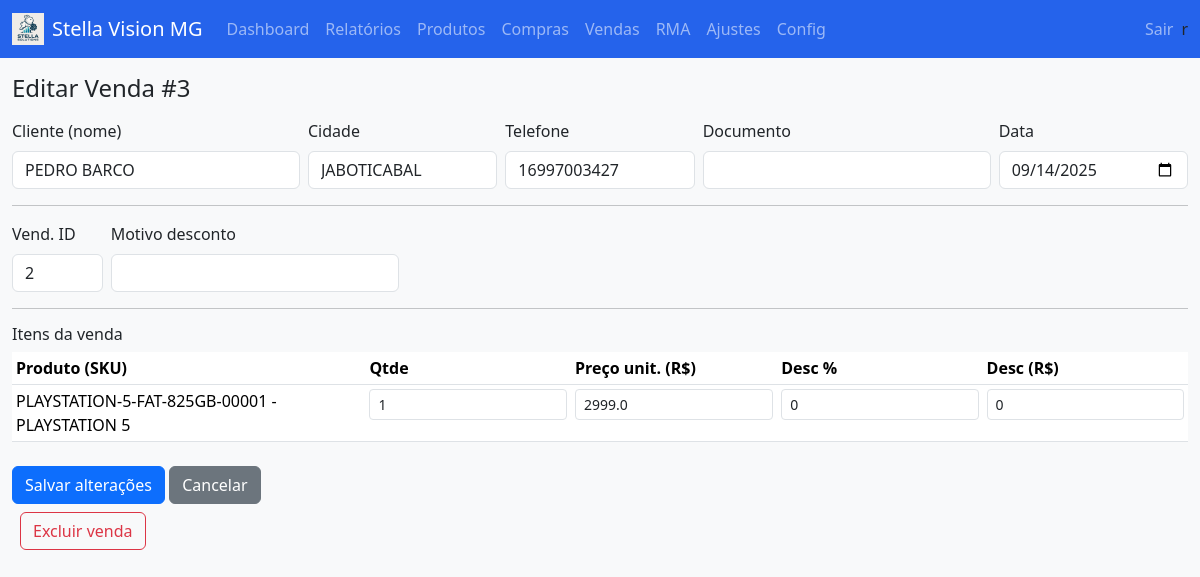
The page /vendas/3/edit (signed in) on the database its author committed.
### tables this page shows
CREATE TABLE sales(
  id INTEGER PRIMARY KEY AUTOINCREMENT,
  data TEXT, customer_id INTEGER, vendedor_id INTEGER,
  desconto_valor_total REAL, desconto_pct_total REAL,
  motivo_desconto TEXT, pin_aprovacao TEXT, cidade_snapshot TEXT,
  FOREIGN KEY(customer_id) REFERENCES customers(id),
  FOREIGN KEY(vendedor_id) REFERENCES users(id)
);

CREATE TABLE customers(
  id INTEGER PRIMARY KEY AUTOINCREMENT,
  nome TEXT NOT NULL,
  cidade TEXT, telefone TEXT, email TEXT, doc TEXT
);

CREATE TABLE sale_items(
  id INTEGER PRIMARY KEY AUTOINCREMENT,
  sale_id INTEGER, product_id INTEGER, qtde INTEGER,
  preco_lista_snap REAL, preco_unit REAL,
  desconto_valor REAL, desconto_pct REAL,
  custo_snap REAL,
  FOREIGN KEY(sale_id) REFERENCES sales(id),
  FOREIGN KEY(product_id) REFERENCES products(id)
);

CREATE TABLE products(
  id INTEGER PRIMARY KEY AUTOINCREMENT,
  sku TEXT UNIQUE NOT NULL,
  nome TEXT NOT NULL,
  categoria TEXT,
  plataforma TEXT, modelo TEXT, capacidade TEXT, cor TEXT, regiao TEXT, condicao TEXT,
  preco_lista REAL DEFAULT 0,
  custo_base REAL,
  estoque_minimo INTEGER DEFAULT 0,
  estoque_atual INTEGER DEFAULT 0,
  created_at TEXT, updated_at TEXT
, supplier_id INTEGER REFERENCES suppliers(id));

### app.py (the view, shortened to what this page needs)
@app.route("/vendas/<int:sale_id>/edit", methods=["GET", "POST"])
def venda_edit(sale_id):
    with conn() as c:
        sale = c.execute("SELECT * FROM sales WHERE id=?", (sale_id,)).fetchone()
        if not sale:
            flash("Venda não encontrada", "danger")
            return redirect(url_for("vendas"))
        cust = None
        if sale["customer_id"]:
            cust = c.execute("SELECT * FROM customers WHERE id=?", (sale["customer_id"],)).fetchone()
        items = c.execute(
            """
            SELECT
              si.id,
              si.sale_id,
              si.product_id,
              si.qtde,
              si.preco_unit,
              si.desconto_pct,
              si.desconto_valor,
              p.sku,
              p.nome AS produto
            FROM sale_items si
            JOIN products p ON p.id = si.product_id
            WHERE si.sale_id = ?
            ORDER BY si.id
            """,
            (sale_id,),
        ).fetchall()
    return render_template(
        "venda_editar.html",
        sale=sale,
        cliente=cust,
        items=items,
    )

### app.py (called while the page is built)
@app.before_request
def require_login():
    exempt = {"login", "logout", "dev_sku", "_dev_routes"}
    endpoint = request.endpoint or ""
    g.user_id = session.get("user_id")
    if endpoint in exempt or endpoint.startswith("static"):
        return
    if g.user_id is None:
        return redirect(url_for("login"))

def conn():
    c = sqlite3.connect(DB_PATH)
    c.row_factory = sqlite3.Row
    return c

@app.context_processor
def inject_helpers():
    def q_toggle_top(metric):
        args = request.args.to_dict()
        args["top"] = metric
        return "&".join([f"{k}={v}" for k,v in args.items()])
    return {"br_money": br_money, "q_toggle_top": q_toggle_top}

@app.context_processor
def inject_env_flag():
    return {"IS_DEV": os.environ.get("PORT") == "5001"}

### templates/venda_editar.html
{% extends "base.html" %}
{% block content %}
<h4 class="mb-3">Editar Venda #{{ sale.id }}</h4>
<form method="post">
  <div class="row g-2">
    <div class="col-md-3">
      <label class="form-label">Cliente (nome)</label>
      <input name="cliente_nome" class="form-control" required value="{{ cliente.nome if cliente else '' }}">
    </div>
    <div class="col-md-2">
      <label class="form-label">Cidade</label>
      <input name="cliente_cidade" class="form-control" value="{{ cliente.cidade if cliente else '' }}">
    </div>
    <div class="col-md-2">
      <label class="form-label">Telefone</label>
      <input name="cliente_telefone" class="form-control" value="{{ cliente.telefone if cliente else '' }}">
    </div>
    <div class="col-md-3">
      <label class="form-label">Documento</label>
      <input name="cliente_doc" class="form-control" value="{{ cliente.doc if cliente else '' }}">
    </div>
    <div class="col-md-2">
      <label class="form-label">Data</label>
      <input type="date" name="data" class="form-control" required value="{{ sale.data }}">
    </div>
  </div>
  <hr>
  <div class="row g-2">
    <div class="col-md-1">
      <label class="form-label">Vend. ID</label>
      <input type="number" name="vendedor_id" class="form-control" value="{{ sale.vendedor_id or '' }}">
    </div>
    <div class="col-md-3">
      <label class="form-label">Motivo desconto</label>
      <input name="motivo_desconto" class="form-control" value="{{ sale.motivo_desconto or '' }}">
    </div>
  </div>
  <hr>
  <h6>Itens da venda</h6>
  <table class="table table-sm">
    <thead>
      <tr>
        <th>Produto (SKU)</th>
        <th>Qtde</th>
        <th>Preço unit. (R$)</th>
        <th>Desc %</th>
        <th>Desc (R$)</th>
      </tr>
    </thead>
    <tbody>
      {% for it in items %}
      <tr>
        <td>{{ it.sku }} - {{ it.produto }}</td>
        <td>
          <input type="number" name="item_{{ loop.index0 }}_qtde" class="form-control form-control-sm" value="{{ it.qtde }}">
        </td>
        <td>
          <input type="number" step="0.01" name="item_{{ loop.index0 }}_preco_unit" class="form-control form-control-sm" value="{{ it.preco_unit }}">
        </td>
        <td>
          <input type="number" step="0.01" name="item_{{ loop.index0 }}_desconto_pct" class="form-control form-control-sm" value="{{ it.desconto_pct or 0 }}">
        </td>
        <td>
          <input type="number" step="0.01" name="item_{{ loop.index0 }}_desconto_valor" class="form-control form-control-sm" value="{{ it.desconto_valor or 0 }}">
        </td>
      </tr>
      {% endfor %}
    </tbody>
  </table>
  <button class="btn btn-primary mt-2">Salvar alterações</button>
  <a href="{{ url_for('vendas') }}" class="btn btn-secondary mt-2">Cancelar</a>
</form>
<form method="post" action="{{ url_for('venda_delete', sale_id=sale.id) }}" onsubmit="return confirm('Excluir esta venda? Esta ação é irreversível.');" style="display:inline-block">
  <button type="submit" class="btn btn-outline-danger mt-2 ms-2">Excluir venda</button>
</form>
{% endblock %}

### static/css/style.css (style rules this page uses)
:root { --primary:#2563eb; --success:#16a34a; --warn:#f59e0b; --danger:#dc2626; --muted:#64748b; }

### rows shown on the page
sales: id "3", data "09/14/2025", vendedor_id "2"
customers: cliente_nome "PEDRO BARCO", cliente_cidade "JABOTICABAL", cliente_telefone "16997003427"
sale_items: sku "PLAYSTATION-5-FAT-825GB-00001", produto "PLAYSTATION 5", qtde "1", preco_unit "2999.0", desconto_pct "0", desconto_valor "0"
